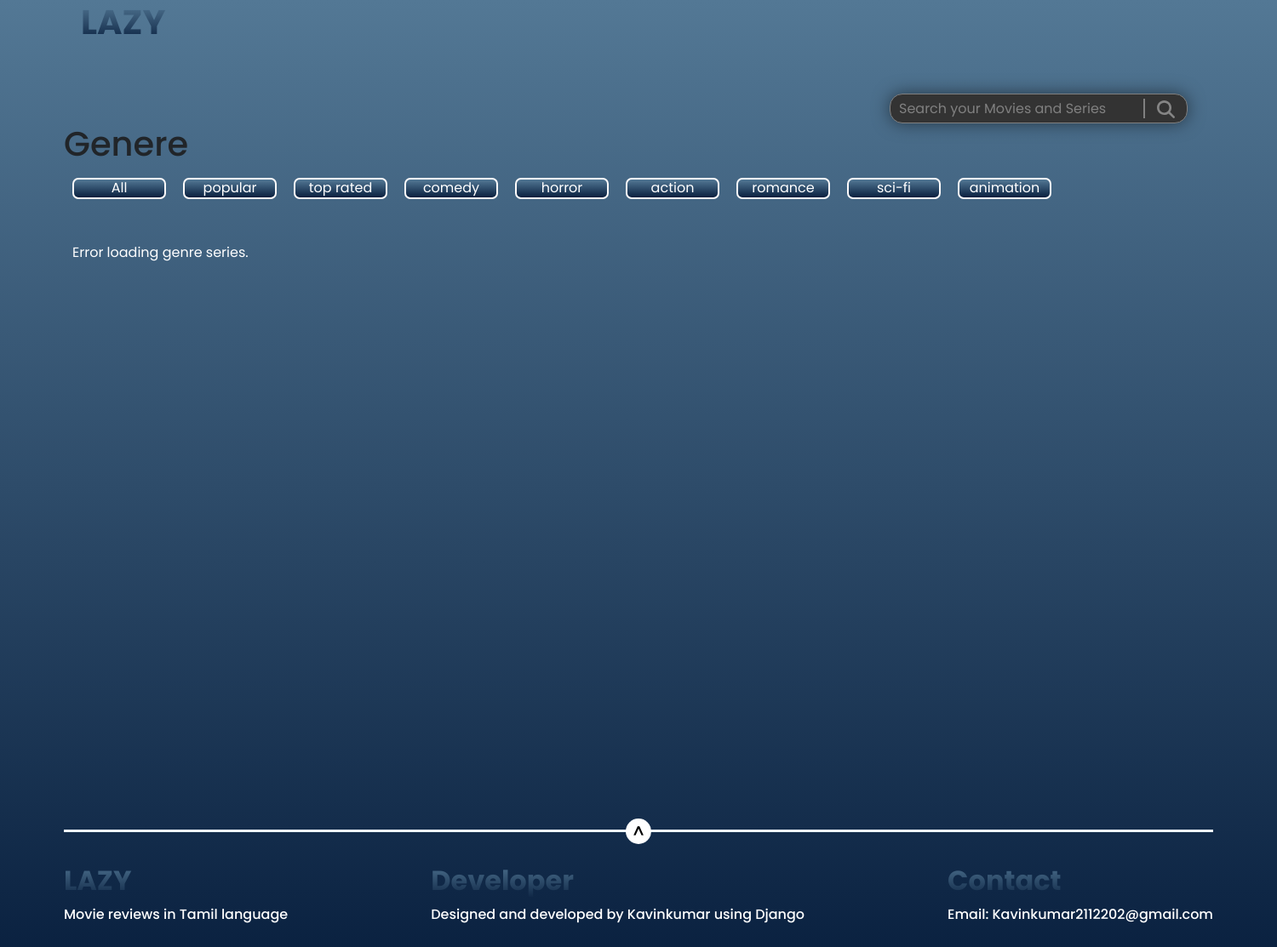
The app's page /series/ with its own data.
### mainapp/models.py (models this page shows, shortened)
class Genre(models.Model):
    name = models.CharField(max_length=50)

### mainapp/views.py (the view)
# urls.py: path('series/',views.seriesView,name= 'series'),
def seriesView(request):
    context = {
        'Series_card': Series_card.objects.all(),
        'Series_genere': Genre.objects.all(),  # Fix the variable name for genre
    }
    return render(request, 'series.html', context)

### mainapp/templates/series.html (shortened to what this page needs)
{% extends 'base.html' %}
{% block content %}
<div class="movie_page">
    <div class="movie_pag">
        <div class="searcher">
            <div class="searcher-box">
                <div class="searcher-field">
                    <input id="searchInput" placeholder="Search your Movies and Series" class="input" type="text">
                    <div class="searcher-box-icon">
                        <button class="btn-icon-content">
                            <i class="searcher-icon">
                            </i>
                        </button>
                    </div>
                </div>
            </div>
            <div class="movie_gen">
                <h1>Genere</h1>
                <div class="movie_sort">
                  <div class="movie_sor">
                    <button onclick="loadAllMovies()">All</button>
                    {% for genre in Series_genere %}
                        <button onclick="filterByGenre({{ genre.id }})">{{ genre.name }}</button>
                    {% endfor %}
                  </div>
                </div>
            </div>
            <div class="movie_slots">
                <div class="movie_image_slot">
                </div>
            </div>
        </div>
        <div class="series_box"></div>
    </div>
</div>
{% endblock %}

### static/css/style.css (style rules this page uses)
* { box-sizing: border-box; padding: 0; margin: 0; font-family: 'Poppins', sans-serif; }
body { width: 100vw; height: 100%; margin: 0; padding: 0; background-image: linear-gradient(to top, #09203f 0%, #537895 100%); display: flex; flex-direction: column; align-items: center; justify-content: flex-start; }
.searcher { --input-line: #cccccc; --input-text-color: #808080; --input-text-hover-color: transparent; --input-border-color: #808080; --input-border-hover-color: #999999; --input-bg-color: #333333; --search-max-width: 350px; --search-min-width: 350px; --border-radius: 15px; margin-top: 20px; margin-right: 30px; display: flex; flex-direction: column; align-items: end; }
.searcher-box { max-width: var(--search-max-width); min-width: var(--search-min-width); width:800px; height: 35px; border: 1px solid var(--input-border-color); border-radius: var(--border-radius); padding: 5px 15px; background: var(--input-bg-color); box-shadow: 0 0 20px rgba(0, 0, 0, 0.5); transition: var(--transition-cubic-bezier); }
.searcher-field { position: relative; width: 100%; height: 100%; left: -5px; border: 0; }
.input { width: calc(100% - 29px); height: 100%; border: 0; border-color: transparent; font-size: 1rem; padding-right: 0px; color: var(--input-line); background: var(--input-bg-color); border-right: 2px solid var(--input-border-color); outline: none; }
.searcher-box-icon { width: 52px; height: 35px; position: absolute; top: -1px; right: -21px; background: transparent; border-bottom-right-radius: var(--border-radius); border-top-right-radius: var(--border-radius); transition: var(--transition-cubic-bezier); }
.btn-icon-content { width: 52px; height: 35px; top: -6px; right: -21px; background: transparent; border: none; cursor: pointer; border-bottom-right-radius: var(--border-radius); border-top-right-radius: var(--border-radius); transition: var(--transition-cubic-bezier); opacity: .4; }
.searcher-icon { width: 21px; height: 21px; position: absolute; top: 1px; right: 15px; }
.series_box { width: 100vw; height: 600px; }
* { margin: 0; padding: 0; box-sizing: border-box; user-select: none; }

### records on screen
Genre: name "popular"
Genre: name "top rated"
Genre: name "comedy"
Genre: name "horror"
Genre: name "action"
Genre: name "romance"
Genre: name "sci-fi"
Genre: name "animation"
